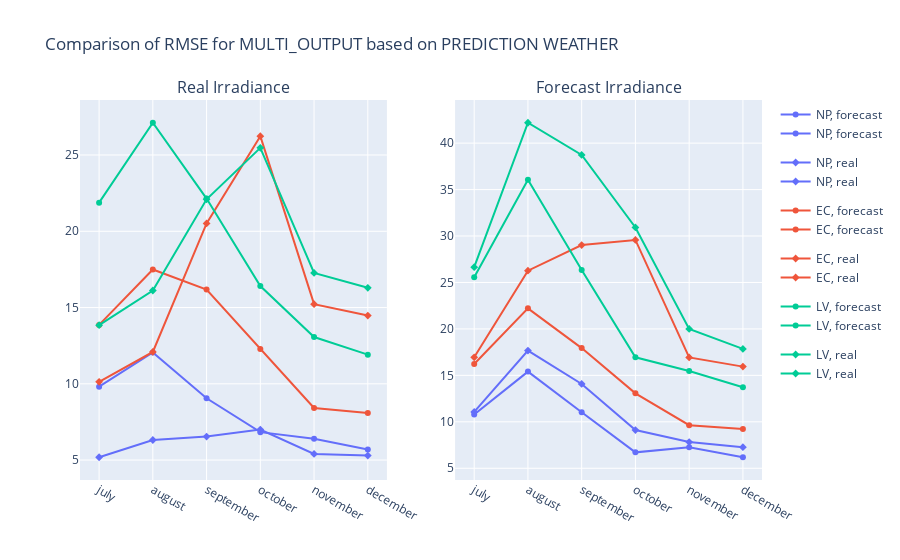

Notebook cell for this chart:
### Code cell
df_results_multi_predict_irradiance_real       = comparison_metrics_df[comparison_metrics_df["predict_irradiance"] == "real"]
df_results_multi_predict_irradiance_real       = df_results_multi_predict_irradiance_real[df_results_multi_predict_irradiance_real["mode"]=="multi"]
df_results_multi_predict_irradiance_forecast   = comparison_metrics_df[comparison_metrics_df["predict_irradiance"] == "forecast"]
df_results_multi_predict_irradiance_forecast   = df_results_multi_predict_irradiance_forecast[df_results_multi_predict_irradiance_forecast["mode"]=="multi"]

fig1 = px.line(df_results_multi_predict_irradiance_real, x = 'month', y = 'RMSE', 
              color = 'source', 
              symbol = 'train_irradiance', hover_name = 'train_irradiance')

fig2 = px.line(df_results_multi_predict_irradiance_forecast, x = 'month', y = 'RMSE', 
              color = 'source', 
              symbol = 'train_irradiance', hover_name = 'train_irradiance')

fig = make_subplots(rows=1, cols=2, subplot_titles=('Real Irradiance', 'Forecast Irradiance'))

for trace in fig1['data']:
    fig.add_trace(trace, row=1, col=1)

for trace in fig2['data']:
    fig.add_trace(trace, row=1, col=2)

fig.update_layout( title_text="Comparison of RMSE for MULTI_OUTPUT based on PREDICTION WEATHER")

fig.show()

### Figure 1 — Plotly figure (JSON) as saved in the notebook; plotly's stock layout.template omitted (floating-point values rounded to 4 significant figures)
{"data": [{"hovertemplate": "<b>%{hovertext}</b><br><br>source=NP<br>train_irradiance=forecast<br>month=%{x}<br>RMSE=%{y}<extra></extra>", "hovertext": ["forecast", "forecast", "forecast", "forecast", "forecast", "forecast"], "legendgroup": "NP, forecast", "line": {"color": "#636efa", "dash": "solid"}, "marker": {"symbol": "circle"}, "mode": "markers+lines", "name": "NP, forecast", "orientation": "v", "showlegend": true, "type": "scatter", "x": ["july", "august", "september", "october", "november", "december"], "xaxis": "x", "y": [9.811, 12.05, 9.052, 6.832, 6.393, 5.691], "yaxis": "y"}, {"hovertemplate": "<b>%{hovertext}</b><br><br>source=NP<br>train_irradiance=real<br>month=%{x}<br>RMSE=%{y}<extra></extra>", "hovertext": ["real", "real", "real", "real", "real", "real"], "legendgroup": "NP, real", "line": {"color": "#636efa", "dash": "solid"}, "marker": {"symbol": "diamond"}, "mode": "markers+lines", "name": "NP, real", "orientation": "v", "showlegend": true, "type": "scatter", "x": ["july", "august", "september", "october", "november", "december"], "xaxis": "x", "y": [5.185, 6.316, 6.539, 7.0, 5.403, 5.298], "yaxis": "y"}, {"hovertemplate": "<b>%{hovertext}</b><br><br>source=EC<br>train_irradiance=forecast<br>month=%{x}<br>RMSE=%{y}<extra></extra>", "hovertext": ["forecast", "forecast", "forecast", "forecast", "forecast", "forecast"], "legendgroup": "EC, forecast", "line": {"color": "#EF553B", "dash": "solid"}, "marker": {"symbol": "circle"}, "mode": "markers+lines", "name": "EC, forecast", "orientation": "v", "showlegend": true, "type": "scatter", "x": ["july", "august", "september", "october", "november", "december"], "xaxis": "x", "y": [13.86, 17.49, 16.18, 12.28, 8.418, 8.086], "yaxis": "y"}, {"hovertemplate": "<b>%{hovertext}</b><br><br>source=EC<br>train_irradiance=real<br>month=%{x}<br>RMSE=%{y}<extra></extra>", "hovertext": ["real", "real", "real", "real", "real", "real"], "legendgroup": "EC, real", "line": {"color": "#EF553B", "dash": "solid"}, "marker": {"symbol": "diamond"}, "mode": "markers+lines", "name": "EC, real", "orientation": "v", "showlegend": true, "type": "scatter", "x": ["july", "august", "september", "october", "november", "december"], "xaxis": "x", "y": [10.13, 12.09, 20.51, 26.24, 15.22, 14.47], "yaxis": "y"}, {"hovertemplate": "<b>%{hovertext}</b><br><br>source=LV<br>train_irradiance=forecast<br>month=%{x}<br>RMSE=%{y}<extra></extra>", "hovertext": ["forecast", "forecast", "forecast", "forecast", "forecast", "forecast"], "legendgroup": "LV, forecast", "line": {"color": "#00cc96", "dash": "solid"}, "marker": {"symbol": "circle"}, "mode": "markers+lines", "name": "LV, forecast", "orientation": "v", "showlegend": true, "type": "scatter", "x": ["july", "august", "september", "october", "november", "december"], "xaxis": "x", "y": [21.88, 27.12, 22.14, 16.41, 13.06, 11.91], "yaxis": "y"}, {"hovertemplate": "<b>%{hovertext}</b><br><br>source=LV<br>train_irradiance=real<br>month=%{x}<br>RMSE=%{y}<extra></extra>", "hovertext": ["real", "real", "real", "real", "real", "real"], "legendgroup": "LV, real", "line": {"color": "#00cc96", "dash": "solid"}, "marker": {"symbol": "diamond"}, "mode": "markers+lines", "name": "LV, real", "orientation": "v", "showlegend": true, "type": "scatter", "x": ["july", "august", "september", "october", "november", "december"], "xaxis": "x", "y": [13.84, 16.12, 22.09, 25.47, 17.27, 16.29], "yaxis": "y"}, {"hovertemplate": "<b>%{hovertext}</b><br><br>source=NP<br>train_irradiance=forecast<br>month=%{x}<br>RMSE=%{y}<extra></extra>", "hovertext": ["forecast", "forecast", "forecast", "forecast", "forecast", "forecast"], "legendgroup": "NP, forecast", "line": {"color": "#636efa", "dash": "solid"}, "marker": {"symbol": "circle"}, "mode": "markers+lines", "name": "NP, forecast", "orientation": "v", "showlegend": true, "type": "scatter", "x": ["july", "august", "september", "october", "november", "december"], "xaxis": "x2", "y": [10.78, 15.4, 11.03, 6.712, 7.264, 6.186], "yaxis": "y2"}, {"hovertemplate": "<b>%{hovertext}</b><br><br>source=NP<br>train_irradiance=real<br>month=%{x}<br>RMSE=%{y}<extra></extra>", "hovertext": ["real", "real", "real", "real", "real", "real"], "legendgroup": "NP, real", "line": {"color": "#636efa", "dash": "solid"}, "marker": {"symbol": "diamond"}, "mode": "markers+lines", "name": "NP, real", "orientation": "v", "showlegend": true, "type": "scatter", "x": ["july", "august", "september", "october", "november", "december"], "xaxis": "x2", "y": [11.07, 17.67, 14.08, 9.113, 7.821, 7.267], "yaxis": "y2"}, {"hovertemplate": "<b>%{hovertext}</b><br><br>source=EC<br>train_irradiance=forecast<br>month=%{x}<br>RMSE=%{y}<extra></extra>", "hovertext": ["forecast", "forecast", "forecast", "forecast", "forecast", "forecast"], "legendgroup": "EC, forecast", "line": {"color": "#EF553B", "dash": "solid"}, "marker": {"symbol": "circle"}, "mode": "markers+lines", "name": "EC, forecast", "orientation": "v", "showlegend": true, "type": "scatter", "x": ["july", "august", "september", "october", "november", "december"], "xaxis": "x2", "y": [16.22, 22.21, 17.94, 13.06, 9.641, 9.229], "yaxis": "y2"}, {"hovertemplate": "<b>%{hovertext}</b><br><br>source=EC<br>train_irradiance=real<br>month=%{x}<br>RMSE=%{y}<extra></extra>", "hovertext": ["real", "real", "real", "real", "real", "real"], "legendgroup": "EC, real", "line": {"color": "#EF553B", "dash": "solid"}, "marker": {"symbol": "diamond"}, "mode": "markers+lines", "name": "EC, real", "orientation": "v", "showlegend": true, "type": "scatter", "x": ["july", "august", "september", "october", "november", "december"], "xaxis": "x2", "y": [16.95, 26.27, 29.03, 29.58, 16.93, 15.94], "yaxis": "y2"}, {"hovertemplate": "<b>%{hovertext}</b><br><br>source=LV<br>train_irradiance=forecast<br>month=%{x}<br>RMSE=%{y}<extra></extra>", "hovertext": ["forecast", "forecast", "forecast", "forecast", "forecast", "forecast"], "legendgroup": "LV, forecast", "line": {"color": "#00cc96", "dash": "solid"}, "marker": {"symbol": "circle"}, "mode": "markers+lines", "name": "LV, forecast", "orientation": "v", "showlegend": true, "type": "scatter", "x": ["july", "august", "september", "october", "november", "december"], "xaxis": "x2", "y": [25.56, 36.05, 26.33, 16.95, 15.47, 13.71], "yaxis": "y2"}, {"hovertemplate": "<b>%{hovertext}</b><br><br>source=LV<br>train_irradiance=real<br>month=%{x}<br>RMSE=%{y}<extra></extra>", "hovertext": ["real", "real", "real", "real", "real", "real"], "legendgroup": "LV, real", "line": {"color": "#00cc96", "dash": "solid"}, "marker": {"symbol": "diamond"}, "mode": "markers+lines", "name": "LV, real", "orientation": "v", "showlegend": true, "type": "scatter", "x": ["july", "august", "september", "october", "november", "december"], "xaxis": "x2", "y": [26.65, 42.19, 38.73, 30.92, 20.0, 17.85], "yaxis": "y2"}], "layout": {"annotations": [{"font": {"size": 16}, "showarrow": false, "text": "Real Irradiance", "x": 0.225, "xanchor": "center", "xref": "paper", "y": 1, "yanchor": "bottom", "yref": "paper"}, {"font": {"size": 16}, "showarrow": false, "text": "Forecast Irradiance", "x": 0.775, "xanchor": "center", "xref": "paper", "y": 1, "yanchor": "bottom", "yref": "paper"}], "title": {"text": "Comparison of RMSE for MULTI_OUTPUT based on PREDICTION WEATHER"}, "xaxis": {"anchor": "y", "domain": [0, 0.45]}, "xaxis2": {"anchor": "y2", "domain": [0.55, 1]}, "yaxis": {"anchor": "x", "domain": [0, 1]}, "yaxis2": {"anchor": "x2", "domain": [0, 1]}}}
